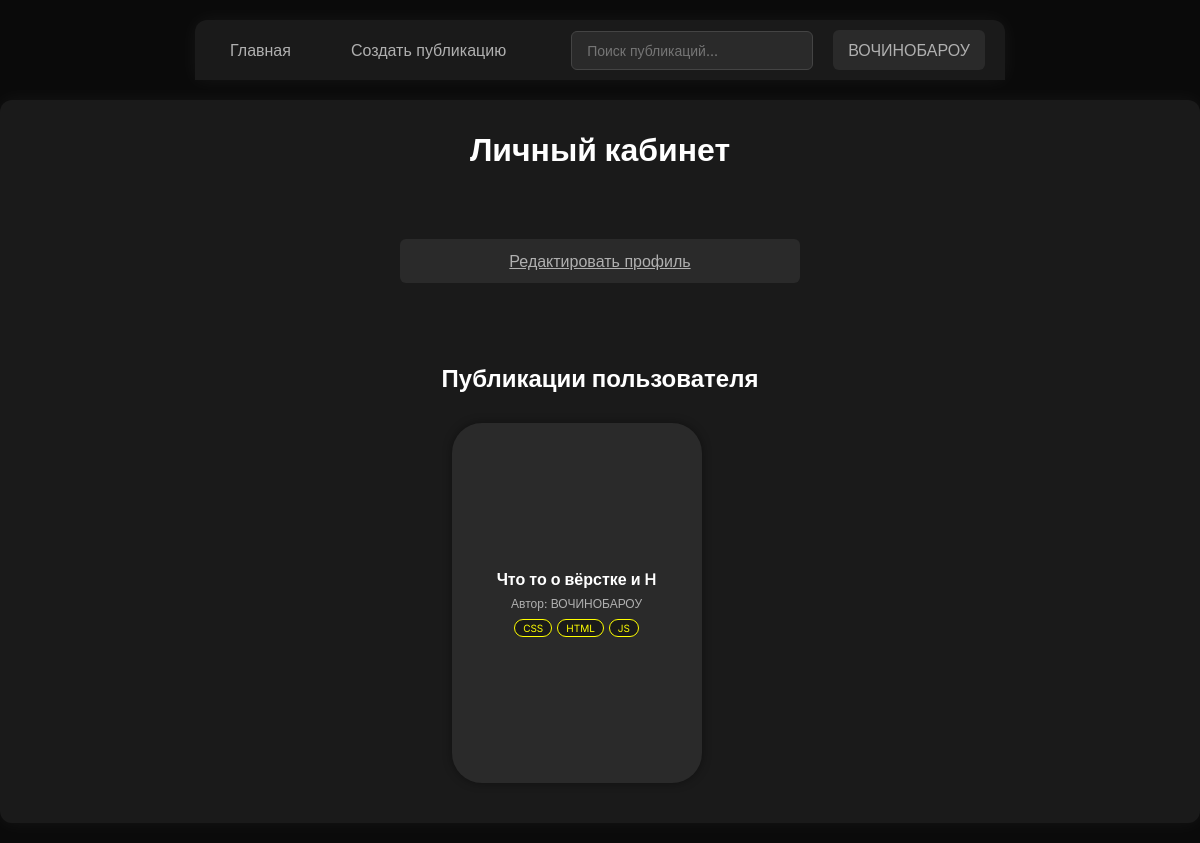
Page /cabinet.php (signed in) on the committed database.
### tables this page shows
CREATE TABLE `Posts` (
  `id_p` int(11) NOT NULL,
  `id_type` int(11) DEFAULT NULL,
  `id_u` int(11) NOT NULL,
  `title` varchar(200) NOT NULL COMMENT 'заголовок',
  `content` longtext NOT NULL COMMENT 'содержание',
  `create_at` timestamp NOT NULL COMMENT 'дата создания',
  `avRate` float DEFAULT NULL,
  `isNote` tinyint(1) DEFAULT NULL,
  `ownPrev` varchar(255) DEFAULT NULL
);

CREATE TABLE `Tags` (
  `id_t` int(11) NOT NULL,
  `name` varchar(15) NOT NULL,
  `id_catg` int(11) DEFAULT NULL
);

### cabinet.php (the view, shortened to what this page needs)
<?php
$conn = new mysqli(
    $config['db_host'],
    $config['db_user'],
    $config['db_pass'],
    $config['db_name']
);
$conn->set_charset("utf8");
$userId = (int)$_SESSION['user_id'];
$sql = "
    SELECT
        p.id_p,
        p.title,
        p.ownPrev,
        COALESCE(NULLIF(u.username, ''), u.login) AS author_name
    FROM Posts p
    JOIN Users u ON p.id_u = u.Id_U
    WHERE p.isNote = 0 AND p.id_u = {$userId}
    ORDER BY p.create_at DESC
";
$result = $conn->query($sql);
$posts = [];
if ($result && $result->num_rows > 0) {
    while ($row = $result->fetch_assoc()) {
        $postId = $row['id_p'];
        $tagsSql = "
            SELECT t.name, tc.color_code
            FROM tags_posts tp
            JOIN Tags t ON tp.id_t = t.id_t
            JOIN tags_catg tc ON t.id_catg = tc.id_catg
            WHERE tp.id_p = $postId
            ORDER BY tc.sort_order, t.name
            LIMIT 3
        ";
        $tagsResult = $conn->query($tagsSql);
        $tags = [];
        if ($tagsResult) {
            while ($tagRow = $tagsResult->fetch_assoc()) {
                $tags[] = $tagRow;
            }
        }
        $row['tags'] = $tags;
        $posts[] = $row;
    }
}
require_once 'header.php';
?>
<div class="box" style="width: 1200px;">
    <h1>Личный кабинет</h1>
    <div style="margin: 20px; display: flex; justify-content: center; text-align: center">
        <a href="edit_prof.php" class="button" style="width: 400px;">Редактировать профиль</a>
    </div>
    <div class="post-wrapper">
        <h2>Публикации пользователя</h2>
        <?php if (count($posts) > 0): ?>
            <div class="posts-grid">
                <?php foreach ($posts as $row): ?>
                    <a class="post-card-link" href="post.php?id=<?php echo (int)$row['id_p']; ?>">
                        <div class="post-card <?php echo empty($row['ownPrev']) ? 'no-image' : ''; ?>">
                            <div class="post-card-content">
                                <div class="post-card-title">
                                    <?php echo htmlspecialchars($row['title']); ?>
                                </div>
                                <div class="post-card-author">
                                    Автор: <?php echo htmlspecialchars($row['author_name']); ?>
                                </div>
                                <?php if (!empty($row['tags'])): ?>
                                    <div class="post-card-tags">
                                        <?php foreach ($row['tags'] as $tag): ?>
                                            <span class="post-card-tag" style="border-color: <?php echo $tag['color_code']; ?>; color: <?php echo $tag['color_code']; ?>;">
                                                <?php echo htmlspecialchars($tag['name']); ?>
                                            </span>
                                        <?php endforeach; ?>
                                    </div>
                                <?php endif; ?>
                            </div>
                        </div>
                    </a>
                <?php endforeach; ?>
            </div>
        <?php else: ?>
            <p>Пока нет опубликованных публикаций.</p>
        <?php endif; ?>
    </div>
</div>

### style.css (style rules this page uses)
* { color: #ffffff; margin: 0; padding: 0; box-sizing: border-box; font-family: "Inter", sans-serif; }
body { background-color: #0a0a0a; min-height: 90vh; min-width: 150vh; display: flex; justify-content: center; align-items: center; overflow-x: hidden; flex-direction: column; }
.box { display: flex; flex-direction: column; align-items: center; min-width: 280px; max-width: 100%; margin: 20px auto; background-color: #1a1a1a; padding: 30px; justify-content: center; border-radius: 12px; box-shadow: 0 0 20px rgba(255, 255, 255, 0.05); animation: glow 10s infinite alternate; }
.button { background-color: #2a2a2a; color: #b0b0b0; border: none; padding: 12px 25px; font-size: 16px; border-radius: 6px; cursor: pointer; margin: 10px 0; width: 100%; transition: all 0.2s ease; }
h1 { text-align: center; margin-bottom: 20px; color: #ffffff; }
h2 { text-align: center; margin-bottom: 20px; color: #ffffff; }
.posts-grid { display: flex; flex-direction: row; flex-wrap: wrap; }
.post-card-link { text-decoration: none; color: inherit; }
.post-card { position: relative; width: 250px; height: 360px; margin: 10px; border-radius: 30px; background-color: #2a2a2a; box-shadow: 0 0 10px rgba(0, 0, 0, 0.4); display: flex; flex-direction: column; overflow: hidden; transition: background-color 0.2s ease, box-shadow 0.2s ease, transform 0.1s ease; }
.post-card-content { padding: 12px; display: flex; flex-direction: column; flex: 1; }
.post-card-title { font-size: 16px; font-weight: 600; margin-bottom: 6px; color: #ffffff; line-height: 1.3; display: -webkit-box; -webkit-line-clamp: 2; -webkit-box-orient: vertical; overflow: hidden; }
.post-card-author { font-size: 12px; color: #b0b0b0; margin-bottom: 8px; }
.post-card-tags { display: flex; flex-wrap: wrap; gap: 5px; margin-top: auto; }
.post-card-tag { font-size: 10px; padding: 2px 8px; border-radius: 12px; background-color: #1a1a1a; border: 1px solid; white-space: nowrap; overflow: hidden; text-overflow: ellipsis; max-width: 80px; }
.post-card.no-image { justify-content: center; align-items: center; }
.post-card.no-image .post-card-content { align-items: center; text-align: center; padding: 12px; flex: none; }
.post-card.no-image .post-card-title { text-align: center; justify-content: center; }
.post-card.no-image .post-card-author { text-align: center; }
.post-card.no-image .post-card-tags { justify-content: center; }

### rows in the picture
posts: title "Что то о вёрстке и H", author_name "ВОЧИНОБАРОУ"
tags: name "CSS"
tags: name "HTML"
tags: name "JS"

### other values in the picture
$displayName "ВОЧИНОБАРОУ"
